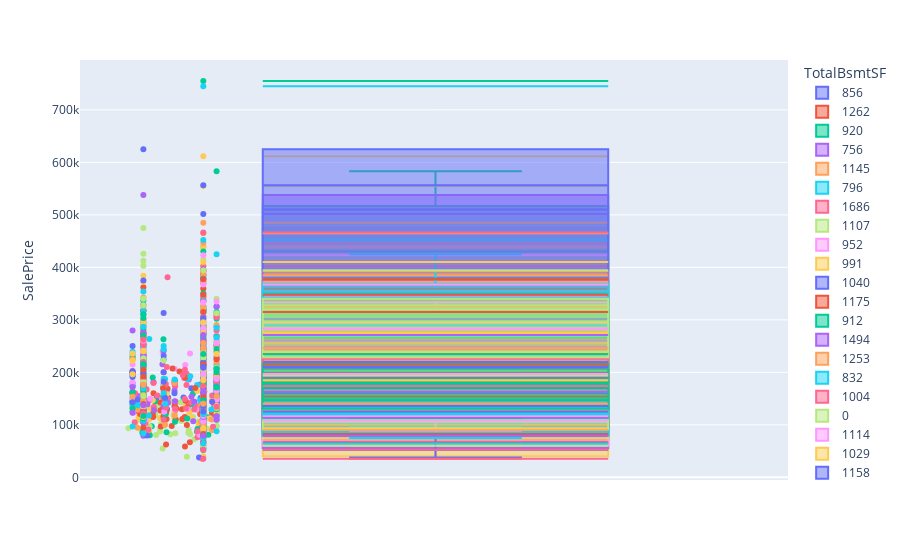

The notebook cell this image was saved under:
### Code cell
import plotly.express as px
fig = px.box(copy_train, y="SalePrice",points="all",color="TotalBsmtSF", boxmode='overlay')  
fig.show()
